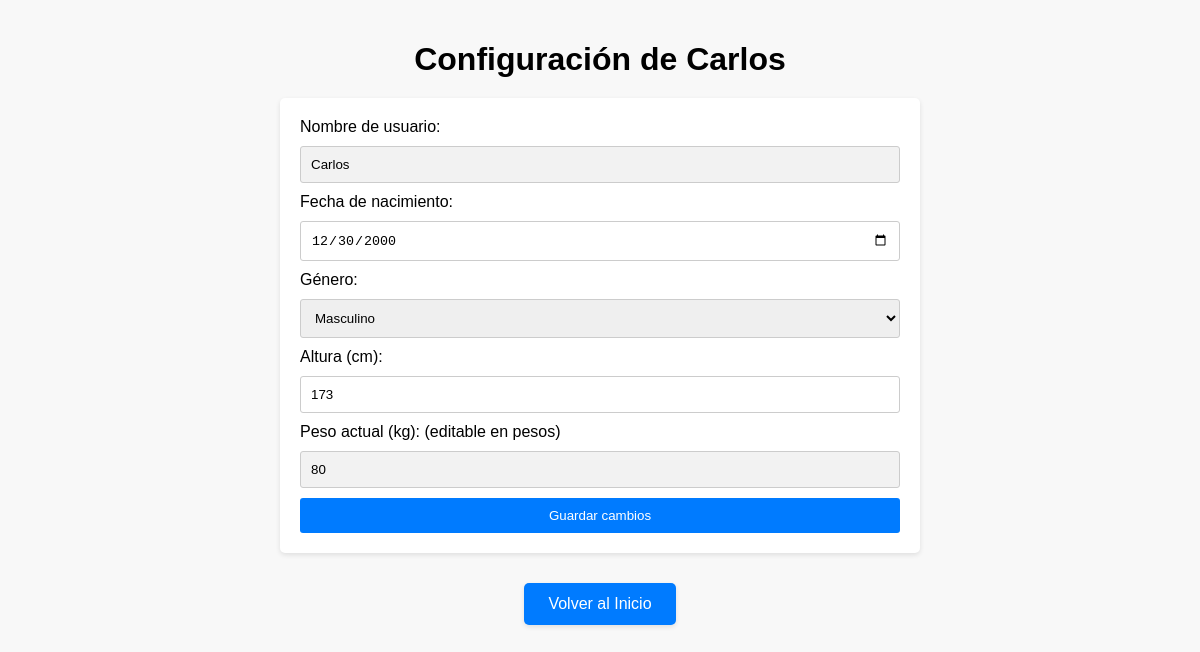
Screenshot of /configuracion (signed in) with the database file from the repository.
### chatbot/models.py (models this page shows)
class Persona(models.Model):
    user = models.ForeignKey(User, on_delete=models.CASCADE)
    fecha_nacimiento = models.DateField()
    genero = models.CharField(max_length=10)
    peso = models.IntegerField()
    altura = models.IntegerField()
    tn_peso = models.DateTimeField(auto_now_add=True)

### chatbot/views.py (the view, shortened to what this page needs)
# urls.py: path('configuracion', login_required(views.configuracion), name='configuracion'),
def configuracion(request):
    user = request.user
    persona = Persona.objects.filter(user=request.user).latest('tn_peso')
    context = {
        'user': user,
        'persona': persona,
    }
    return render(request, 'configuracion.html', context)

### templates/configuracion.html (shortened to what this page needs)
<!DOCTYPE html>
<html>
<head>
</head>
<body>
    <h1>Configuración de {{ user.username|capfirst }}</h1>
    <form method="post">
        <label for="nombre">Nombre de usuario:</label>
        <input type="text" id="nombre" value="{{ user.username }}" readonly><br>
        <label for="fecha_nacimiento">Fecha de nacimiento:</label>
        <input type="date" name="fecha_nacimiento" id="fecha_nacimiento" value="{{ persona.fecha_nacimiento|date:"Y-m-d" }}" required><br>
        <label for="genero">Género:</label>
        <select name="genero" id="genero" required>
            <option value="Masculino" {% if persona.genero == "Masculino" %}selected{% endif %}>Masculino</option>
        </select><br>
        <label for="altura">Altura (cm):</label>
        <input type="number" name="altura" id="altura" value="{{ persona.altura }}" required><br>
        <label for="peso">Peso actual (kg): (editable en pesos)</label>
        <input type="text" id="peso" value="{{ persona.peso }}" readonly><br>
        <input type="submit" value="Guardar cambios">
    </form>
    <div class="btn-back">
        <a href="/">Volver al Inicio</a>
    </div>
</body>
</html>

### templates/configuracion.html (style rules this page uses)
body { font-family: Arial, sans-serif; background-color: #f8f8f8; margin: 0; padding: 20px; }
h1 { text-align: center; margin-bottom: 20px; }
form { max-width: 600px; margin: 0 auto; background-color: #fff; padding: 20px; border-radius: 5px; box-shadow: 0 2px 5px rgba(0, 0, 0, 0.1); }
label { display: block; margin-bottom: 10px; }
textarea, select, input[type="number"], input[type="date"], input[type="text"][readonly] { width: 100%; padding: 10px; border-radius: 3px; border: 1px solid #ccc; box-sizing: border-box; margin-bottom: 10px; }
input[type="text"][readonly] { background-color: #f2f2f2; cursor: not-allowed; }
input[type="submit"] { display: block; width: 100%; padding: 10px; background-color: #007bff; color: #fff; border: none; border-radius: 3px; cursor: pointer; }
.btn-back { display: block; margin-top: 30px; text-align: center; }
.btn-back a { display: inline-block; padding: 12px 24px; background-color: #007bff; color: #fff; text-decoration: none; border-radius: 5px; transition: background-color 0.3s ease; box-shadow: 0 2px 5px rgba(0, 0, 0, 0.1); }

### rows the page displays
Persona: fecha_nacimiento "12/30/2000", altura "173", peso "80"

### other values shown
{{ user.username|capfirst }} "Carlos"
